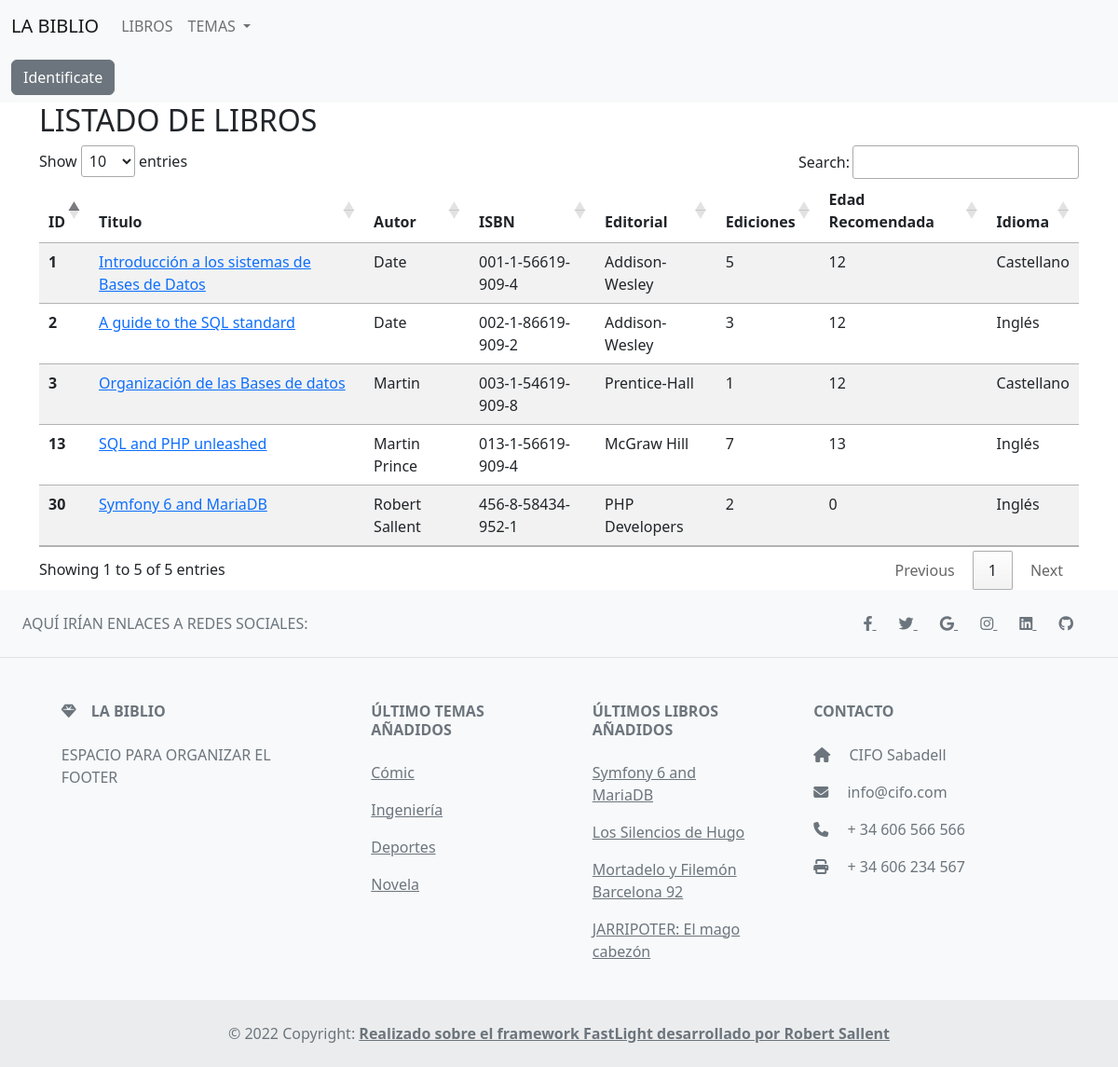
The app's page /libro/tema/1 with its own data.
### tables this page shows
CREATE TABLE libros (
  id INT(11) NOT NULL AUTO_INCREMENT PRIMARY KEY,
  isbn CHAR(17) NOT NULL UNIQUE KEY,
  titulo VARCHAR(64) NOT NULL,
  editorial VARCHAR(64) NOT NULL,
  idioma VARCHAR(64) NOT NULL DEFAULT 'Castellano',
  autor VARCHAR(256) NOT NULL,
  ediciones INT(11) NOT NULL DEFAULT 1,
  edadrecomendada INT DEFAULT 0
);

CREATE TABLE temas (
  id INT(11) NOT NULL AUTO_INCREMENT PRIMARY KEY,
  tema VARCHAR(256) NOT NULL,
  descripcion TEXT NOT NULL
);

### controller/LibroController.php (called while the page is built, shortened)
<?php
class LibroController{
    public function tema( int $id ){
        $tema = Tema::getById($id);
        $libros = $tema->manyToMany('libro');
        include '../views/libro/listar.php';
    }
}

### controller/FrontController.php (called while the page is built, shortened)
<?php
    class FrontController{
        public static function main(){
            try{
                $m = empty($_GET['m']) ?
                     DEFAULT_METHOD :  strtolower($_GET['m']);
                $p = $_GET['p'] ?? false;
                $controlador = new $c();
                $controlador->$m($p);
            }catch(Throwable $e){
                $mensaje = $e->getMessage();
                if(DEBUG){
                    $mensaje .= "<br>En fichero: <b>".$e->getFile()."</b>";
                    $mensaje .= "<br>En la línea: <b>".$e->getLine()."</b>";
                }
                include '../views/error.php';
            }
        }
    }

### public/index.php (called while the page is built, shortened)
<?php
    require_once '../config/config.php';
    require_once '../libraries/autoload.php';
    FrontController::main();

### model/Login.php (called while the page is built, shortened)
<?php
    class Login{
    	private static $identificado = NULL;
    	public static function get():?Usuario{
    	    return self::$identificado;
    	}
    }

### config/config.php (called while the page is built, shortened)
<?php
    $classmap = ['../controller','../model', '../libraries', '../templates'];

### libraries/autoload.php (called while the page is built, shortened)
<?php
    function load($clase){
        global $classmap;
        foreach($classmap as $directorio){
           $ruta = "$directorio/$clase.php";
           if(is_readable($ruta)){
                break;
           }
        }
    }

### model/Model.php (called while the page is built, shortened)
<?php
class Model{
    public static function getTable(){
        $atributes = ((get_class_vars(get_called_class()))) ? (get_class_vars(get_called_class())) : [];
            return ($atributes['table'])? $atributes['table'] : strtolower(get_called_class()).'s';
    }
    public static function getById(int $id){
        $tabla = self::getTable();
        $consulta = "SELECT * FROM $tabla WHERE id=$id";
        return (DB_CLASS)::select($consulta, get_called_class());
    }
    public function manyToMany(string $relatedClass, string $primary = 'id', string $foreignKey = ''){
        $atributes = (get_class_vars($relatedClass)) ? (get_class_vars($relatedClass)) : [];
        $tabla_1 = ($atributes['table'])? $atributes['table'] : strtolower($relatedClass).'s';
        $tabla_2 = self::getTable();
        $relacion = $tabla_1."_".$tabla_2;
        $relacion_inversa = $tabla_2."_".$tabla_1;
        $tabla_1_singular = rtrim($tabla_1, "s");
        $tabla_2_singular = rtrim($tabla_2, "s");
        $verificar_si_tabla_existe = (DB_CLASS)::query("SHOW TABLES LIKE '$relacion';");
        if(  $verificar_si_tabla_existe->fetchAll() !== [] ){
            $consulta = "SELECT t.* FROM $tabla_1 t
            INNER JOIN $relacion tl
            ON t.id = tl.id$tabla_1_singular
            WHERE tl.id$tabla_2_singular=$this->id";
            return (DB_CLASS)::selectAll($consulta, $relatedClass);
        }else{
            $consulta = "SELECT t.* FROM $tabla_1 t
            INNER JOIN $relacion_inversa tl
            ON t.id = tl.id$tabla_1_singular
            WHERE tl.id$tabla_2_singular=$this->id";
            return (DB_CLASS)::selectAll($consulta, $relatedClass);
        }
    }
}

### libraries/DBPDO.php (called while the page is built, shortened)
<?php
    class DBPDO{
        private static $conexion = null;
        public static function get():PDO{
            if(!self::$conexion){
                $dsn=SGDB.':host='.DB_HOST.';dbname='.DB_NAME.';charset='.DB_CHARSET;
                self::$conexion = new PDO($dsn, DB_USER, DB_PASS);
            }
            return self::$conexion;
        }
        public static function query(string $consulta){
            try{
                $resultado = self::get()->query($consulta);
                return $resultado;
            }catch(Exception $e){
                if(DEBUG){
                    $mensaje = "ERROR EN LA OPERACIÓN: ";
                    $mensaje .= "<b>$consulta</b> ";
                    $mensaje .= self::get()->errorInfo()[2];
                    throw new Exception($mensaje);
                }else
                    throw new Exception('ERROR al realizar la operación.');
            }
        }
        public static function select(string $consulta, string $class='stdClass'){
            $resultado = self::query($consulta);
            $objeto = $resultado->fetchObject($class);
            return $objeto === false ? null : $objeto;
        }
        public static function selectAll(string $consulta, string $class='stdClass'):array{
            $resultados = self::query($consulta);
            $objetos = [];
            while($r = $resultados->fetchObject($class))
                $objetos[] = $r;
            return $objetos;
        }
    }

### model/Tema.php (called while the page is built)
<?php
class Tema extends Model {
    public static function getFourLastAdded(){
        $consulta = "SELECT * FROM temas
                        ORDER BY id DESC
                        limit 4;";
        return DB::selectAll($consulta, 'Tema');
    }
}

### libraries/DB.php (called while the page is built, shortened)
<?php
    class DB{
        private static $conexion = null;
        public static function get():mysqli{
            if(!self::$conexion){
                self::$conexion = @new mysqli(DB_HOST, DB_USER, DB_PASS, DB_NAME);
                self::$conexion->set_charset(DB_CHARSET);
            }
            return self::$conexion;
        }
        public static function query(string $consulta){
            try{
                $resultado = self::get()->query($consulta);
                return $resultado;
            }catch(Exception $e){
                if(DEBUG){
                    $mensaje = "ERROR EN LA OPERACIÓN: ";
                    $mensaje .= "<b>$consulta</b> ";
                    $mensaje .= self::get()->error;
                    throw new Exception($mensaje);
                }else
                    throw new Exception('ERROR al realizar la operación.');
            }
        }
        public static function selectAll(string $consulta, string $class='stdClass'):array{
            $resultados = self::query($consulta);
            $objetos = [];
            while($r = $resultados->fetch_object($class))
                $objetos[] = $r;
            return $objetos;
        }
    }

### model/Libro.php (called while the page is built, shortened)
<?php
class Libro extends Model {
    public static function getFourLastAdded(){
        $consulta = "SELECT id, titulo FROM libros
                        ORDER BY id DESC
                        limit 4;";
        return DB::selectAll($consulta, 'Libro');
    }
}

### templates/Basic.php (the view, shortened to what this page needs)
<?php
class Basic {
    public static function getHead( $page = ''){ ?>
              <!DOCTYPE html>
                <html lang='es'>
                    <head>
                        <link href="https://cdn.jsdelivr.net/npm/bootstrap@5.2.1/dist/css/bootstrap.min.css" rel="stylesheet">
                        <link rel="stylesheet" type="text/css" href="https://cdn.datatables.net/1.12.1/css/jquery.dataTables.css">
                        <link rel="stylesheet" href="https://cdnjs.cloudflare.com/ajax/libs/font-awesome/6.2.0/css/all.min.css" />
                    </head>
                    <body>
    <?php
    }
    public static function getHeader(){?>
        <nav class='navbar navbar-expand-lg navbar-light bg-light'>
                <div class='container-fluid'>
                      <a class='navbar-brand' href='/'>LA BIBLIO</a>
                      <div class='collapse navbar-collapse' id='navbarSupportedContent'>
                          <ul class='navbar-nav me-auto mb-2 mb-lg-0'>
                          <li class='nav-item'>
                              <a class='nav-link' aria-current='page' href='/libro/list'>LIBROS</a>
                          </li>
                          <li class='nav-item dropdown'>
                              <a class='nav-link dropdown-toggle' href='#' id='navbarDropdown' role='button' data-bs-toggle='dropdown' aria-expanded='false'>
                              TEMAS
                              </a>
                          </li>
                          </ul>
                    </div>
              </div>
            </nav>
            <nav class='navbar navbar-expand-lg navbar-light bg-light'>
                <div class='container-fluid'>
                  <?php self::login() ?>
                </div>
            </nav>
    <?php }
    public static function getFooter( ){
        echo '
        <footer class="text-center text-lg-start bg-light text-muted">
          <section class="d-flex justify-content-center justify-content-lg-between p-4 border-bottom">
            <div class="me-5 d-none d-lg-block">
              <span>AQUÍ IRÍAN ENLACES A REDES SOCIALES:</span>
            </div>
            <div>
              <a href="" class="me-4 text-reset">
                <i class="fab fa-facebook-f"></i>
              </a>
              <a href="" class="me-4 text-reset">
                <i class="fab fa-twitter"></i>
              </a>
              <a href="" class="me-4 text-reset">
                <i class="fab fa-google"></i>
              </a>
              <a href="" class="me-4 text-reset">
                <i class="fab fa-instagram"></i>
              </a>
              <a href="" class="me-4 text-reset">
                <i class="fab fa-linkedin"></i>
              </a>
              <a href="" class="me-4 text-reset">
                <i class="fab fa-github"></i>
              </a>
            </div>
          </section>
          <section class="">
            <div class="container text-center text-md-start mt-5">
              <div class="row mt-3">
                <div class="col-md-3 col-lg-4 col-xl-3 mx-auto mb-4">
                  <h6 class="text-uppercase fw-bold mb-4">
                    <i class="fas fa-gem me-3"></i>LA BIBLIO
                  </h6>
                  <p>
                   ESPACIO PARA ORGANIZAR EL FOOTER
                  </p>
                </div>
                <div class="col-md-2 col-lg-2 col-xl-2 mx-auto mb-4">
                  <h6 class="text-uppercase fw-bold mb-4">
                    ÚLTIMO TEMAS AÑADIDOS
                  </h6>';
                  $temas = Tema::getFourLastAdded();
                  foreach ($temas as $tema){
                    echo "<p>
                            <a href='/libro/tema/$tema->id' class='text-reset'>$tema->tema</a>
                          </p>";
                  }
                  echo '
                </div>
                <div class="col-md-3 col-lg-2 col-xl-2 mx-auto mb-4">
                  <h6 class="text-uppercase fw-bold mb-4">
                    ÚLTIMOS LIBROS AÑADIDOS
                  </h6>'
                  ;
                  $libros = Libro::getFourLastAdded();
                  foreach ($libros as $libro){
                    echo "<p>
                            <a href='/libro/show/$libro->id' class='text-reset'>$libro->titulo</a>
                          </p>";
                  }
                  echo '
                </div>
                <div class="col-md-4 col-lg-3 col-xl-3 mx-auto mb-md-0 mb-4">
                  <h6 class="text-uppercase fw-bold mb-4">Contacto</h6>
                  <p><i class="fas fa-home me-3"></i> CIFO Sabadell</p>
                  <p>
                    <i class="fas fa-envelope me-3"></i>
                    info@cifo.com
                  </p>
                  <p><i class="fas fa-phone me-3"></i> + 34 606 566 566</p>
                  <p><i class="fas fa-print me-3"></i> + 34 606 234 567</p>
                </div>
              </div>
            </div>
          </section>
          <div class="text-center p-4" style="background-color: rgba(0, 0, 0, 0.05);">
            © 2022 Copyright:
            <a class="text-reset fw-bold" href="https://packagist.org/packages/robertsallent/fastlight">Realizado sobre el framework FastLight desarrollado por Robert Sallent</a>
          </div>
        </footer>
        </body>
        </html>
        ';
    }
    public static function login(){
      $identificado = Login::get();
      echo "<div class='collapse navbar-collapse' id='navbarSupportedContent'>
              <ul class='navbar-nav me-auto mb-2 mb-lg-0'>
                <li class='nav-item'>";
                echo $identificado ?
                  "Hola <a href='/usuario/show/$identificado->id'> $identificado->usuario</a>, <a href='/login/logout'> SALIR </a>" :
                  "<a href='/login'><button class='btn btn-secondary'> Identificate </button></a>";
                echo "</li>
              </ul>
            </div>";
    }
}

### views/libro/listar.php (shortened to what this page needs)
<?php
Basic::getHead('TODOS LOS LIBROS');
Basic::getHeader();
?>
<div class="container">
<h2 class="h2 mx-auto">LISTADO DE LIBROS</h2>
</div>
<div class="container">
<table class="table table-striped" id="librosTable">
<thead>
    <tr>
      <th scope="col">ID</th>
      <th scope="col">Titulo</th>
      <th scope="col">Autor</th>
      <th scope="col">ISBN</th>
      <th scope="col">Editorial</th>
      <th scope="col">Ediciones</th>
      <th scope="col">Edad Recomendada</th>
      <th scope="col">Idioma</th>
    </tr>
  </thead>
  <tbody>
    <?php
    foreach ($libros as $libro){
        echo "
            <tr>
                <th scope='row'>$libro->id</th>
                <td><a href='/libro/show/$libro->id'>$libro->titulo</a></td>
                <td>$libro->autor</td>
                <td>$libro->isbn</td>
                <td>$libro->editorial</td>
                <td>$libro->ediciones</td>
                <td>$libro->edadrecomendada</td>
                <td>$libro->idioma</td>
                </a>
            </tr>
        ";
    }
    ?>
  </tbody>
</table>
</div>
<?php
Basic::getFooter();
?>

### records on screen
libros: id "1", titulo "Introducción a los sistemas de Bases de Datos", autor "Date", isbn "001-1-56619-909-4", editorial "Addison-Wesley", ediciones "5", edadrecomendada "12", idioma "Castellano"
libros: id "2", titulo "A guide to the SQL standard", autor "Date", isbn "002-1-86619-909-2", editorial "Addison-Wesley", ediciones "3", edadrecomendada "12", idioma "Inglés"
libros: id "3", titulo "Organización de las Bases de datos", autor "Martin", isbn "003-1-54619-909-8", editorial "Prentice-Hall", ediciones "1", edadrecomendada "12", idioma "Castellano"
libros: id "13", titulo "SQL and PHP unleashed", autor "Martin Prince", isbn "013-1-56619-909-4", editorial "McGraw Hill", ediciones "7", edadrecomendada "13", idioma "Inglés"
libros: id "30", titulo "Symfony 6 and MariaDB", autor "Robert Sallent", isbn "456-8-58434-952-1", editorial "PHP Developers", ediciones "2", edadrecomendada "0", idioma "Inglés"
temas: tema "Cómic"
temas: tema "Ingeniería"
temas: tema "Deportes"
temas: tema "Novela"
libros: titulo "Los Silencios de Hugo"
libros: titulo "Mortadelo y Filemón Barcelona 92"
libros: titulo "JARRIPOTER: El mago cabezón"
